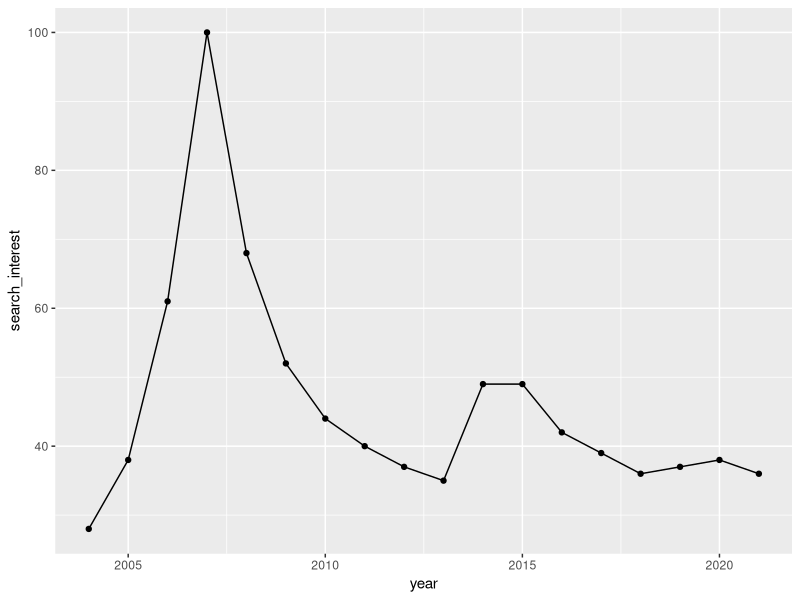

Recreate this plot in R.
## ---- chunk 1
#| label = "setup",
#| include = FALSE
library(ggplot2)
## ---- chunk 2

year <- c(2004, 2005, 2006, 2007, 2008, 2009, 2010, 2011, 2012, 2013, 2014, 2015, 2016, 2017, 2018, 2019, 2020, 2021)

search_interest <- c(28, 38, 61, 100, 68, 52, 44, 40, 37, 35, 49, 49, 42, 39, 36, 37, 38, 36)

trailer_df <- data.frame(year, search_interest)
ggplot(trailer_df, aes(x=year, y=search_interest, group=1)) +
  geom_line() +
  geom_point()
